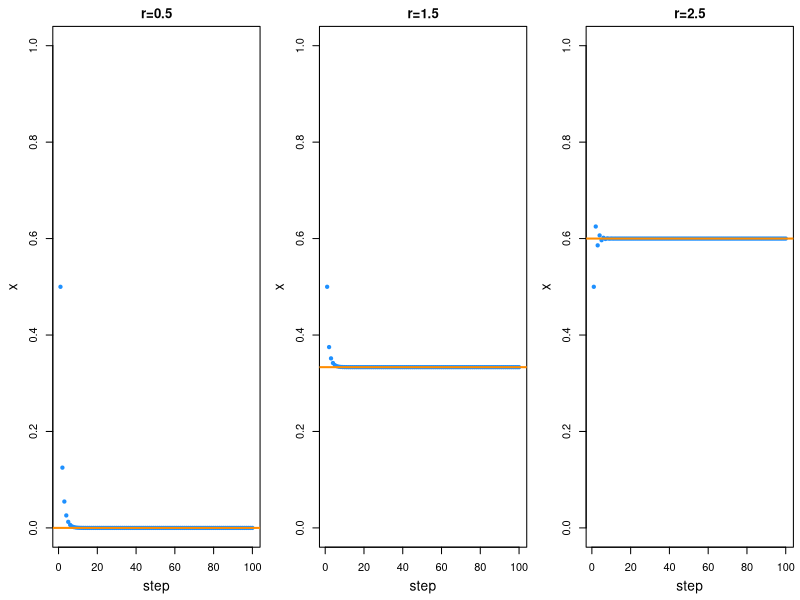
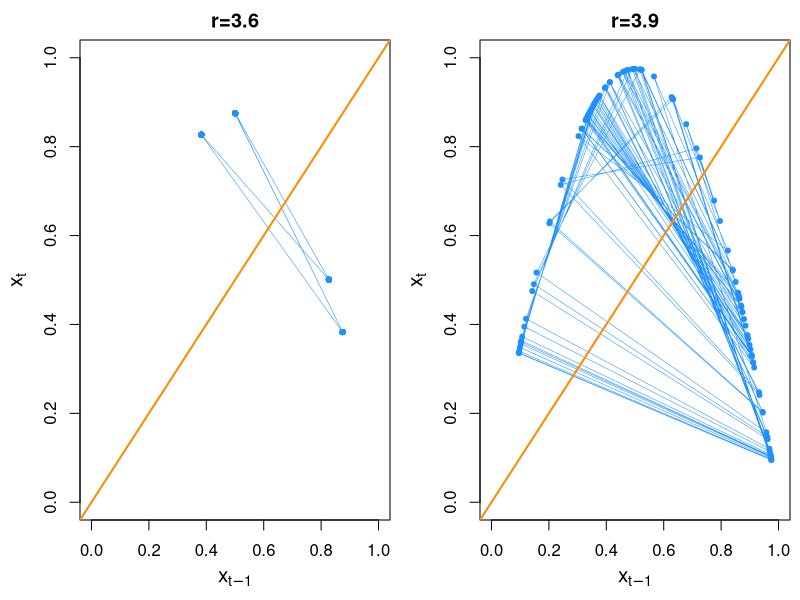
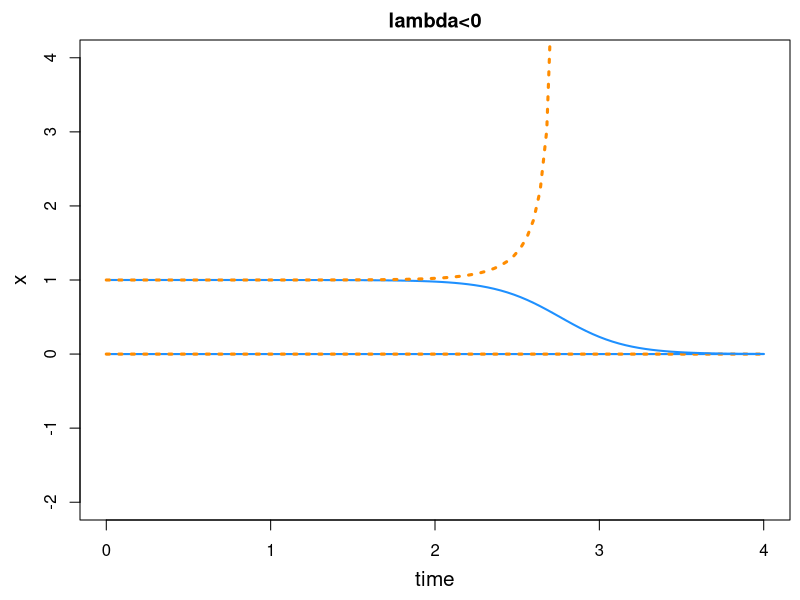
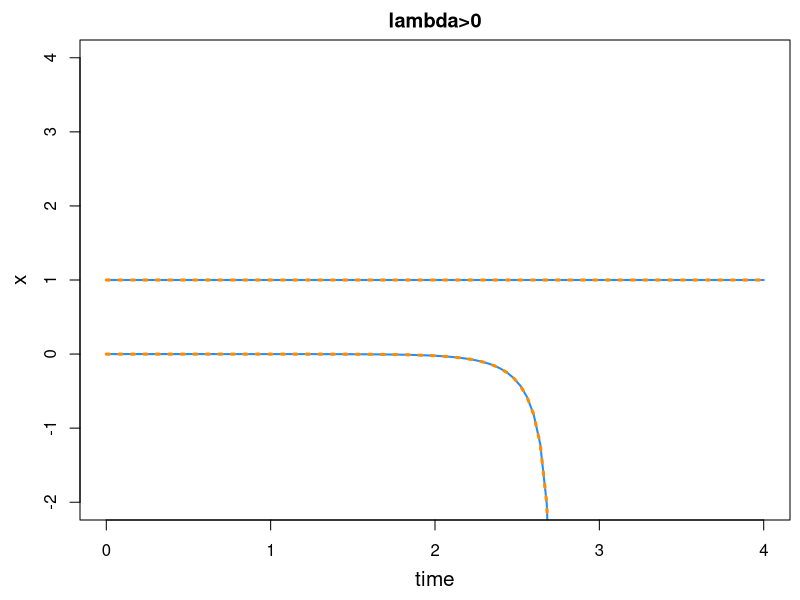

The R source for these figures, in order:
## ---- chunk 1
#knitr::opts_chunk$set(echo = TRUE)
#source("draw_matrix.R")
## ---- chunk 2
getRep <- function(init, steps, r) {
  x <- rep(0, steps)
  x[1] <- init
  for (i in 2:steps) {
    x[i] <- r * x[i - 1] * (1 - x[i - 1])
  }
  return(x)
}

steps = 100
x1 = getRep(0.5, steps, 0.5)
x2 = getRep(0.5, steps, 1.5)
x3 = getRep(0.5, steps, 2.5)

par(mar = c(4, 4, 2, 0.5)) # margin size
par(mgp = c(2.5, 1, 0)) # axis localtion
par(cex.lab = 1.25) # size of y axis label 
par(mfrow=c(1,3)) # 1x3 fig


plot(x1, xlab = "step", ylab = "x", main = "r=0.5", col = "dodgerblue",
     pch = 20, ylim = c(0, 1))
abline(h = 0, col = "#ff8c00", lwd = 2)

plot(x2, xlab = "step", ylab = "x", main = "r=1.5", col = "dodgerblue",
     pch = 20, ylim = c(0, 1))
abline(h = 1/3, col = "#ff8c00", lwd = 2)

plot(x3, xlab = "step", ylab = "x", main = "r=2.5", col = "dodgerblue",
     pch = 20, ylim = c(0, 1))
abline(h = 3/5, col = "#ff8c00", lwd = 2)
## ---- chunk 3
x = getRep(0.5, 100, 3.5)
xstm1 <- x[-length(x)]
xst <- x[-1]
y = getRep(0.5, 100, 3.9)
ystm1 <- y[-length(y)]
yst <- y[-1]

par(mar = c(4, 4, 2, 0.5)) # margin size
par(mgp = c(2.5, 1, 0)) # axis localtion
par(cex.lab = 1.25) # size of y axis label 
par(mfrow=c(1,2)) # 1x2

plot(xstm1, xst, xlab = expression(x[t - 1]), ylab = expression(x[t]),
     main = "r=3.6", col = "dodgerblue", pch = 20, xlim = c(0, 1), 
     ylim = c(0,1))
lines(xstm1, xst, col = "dodgerblue", lwd = 0.5)
abline(b = 1, a = 0, col = "#ff8c00", lwd = 2)

plot(ystm1, yst, xlab = expression(x[t - 1]), ylab = expression(x[t]),
     main = "r=3.9", col = "dodgerblue", pch = 20, xlim = c(0, 1), 
     ylim = c(0,1))
lines(ystm1, yst, col = "dodgerblue", lwd = 0.5)
abline(b = 1, a = 0, col = "#ff8c00", lwd = 2)
## ---- chunk 4
library(deSolve)
k = 1
lambda = -5
parms <- c()
my.atol <- c(1e-06)
times <- c(0:100)/25
sdiffeqns <- function(t, s, parms) {
  sd1 <- lambda * s[1] * (1 - s[1]/k)
  list(c(sd1))
}

# just below 0
out1m <- lsoda(c(0 - 1e-06), times, sdiffeqns, rtol = 1e-10, atol = my.atol)
# just above 0
out1p <- lsoda(c(0 + 1e-06), times, sdiffeqns, rtol = 1e-10, atol = my.atol)
# just below k
out2m <- lsoda(c(k - 1e-06), times, sdiffeqns, rtol = 1e-10, atol = my.atol)
# just above k
out2p <- lsoda(c(k + 1e-06), times, sdiffeqns, rtol = 1e-10, atol = my.atol)

plot(out1m, xlab = "time", ylab = "x", main = "lambda<0", col = "dodgerblue",
     lty = 1, lwd = 2, ylim = c(-2, 4), xlim = c(0, 4))
lines(out1m, col = "#ff8c00", lty = 3, lwd = 3)
lines(out2m, col = "dodgerblue", lty = 1, lwd = 2)
lines(out2p, col = "#ff8c00", lty = 3, lwd = 3)
## ---- chunk 5
library(deSolve)
k = 1
lambda = 5
parms <- c()
my.atol <- c(1e-06)
times <- c(0:100)/25
sdiffeqns <- function(t, s, parms) {
  sd1 <- lambda * s[1] * (1 - s[1]/k)
  list(c(sd1))
}

# just below 0
out1m <- lsoda(c(0 - 1e-06), times, sdiffeqns, rtol = 1e-10, atol = my.atol)
# just above 0
out1p <- lsoda(c(0 + 1e-06), times, sdiffeqns, rtol = 1e-10, atol = my.atol)
# just below k
out2m <- lsoda(c(k - 1e-06), times, sdiffeqns, rtol = 1e-10, atol = my.atol)
# just above k
out2p <- lsoda(c(k + 1e-06), times, sdiffeqns, rtol = 1e-10, atol = my.atol)

out1m <- lsoda(c(0 - 1e-06), times, sdiffeqns, rtol = 1e-10, atol = my.atol)
out1p <- lsoda(c(0 + 1e-06), times, sdiffeqns, rtol = 1e-10, atol = my.atol)
out2m <- lsoda(c(k - 1e-06), times, sdiffeqns, rtol = 1e-10, atol = my.atol)
out2p <- lsoda(c(k + 1e-06), times, sdiffeqns, rtol = 1e-10, atol = my.atol)
plot(out1m, xlab = "time", ylab = "x", main = "lambda>0", col = "dodgerblue",
     lty = 1, lwd = 2, ylim = c(-2, 4), xlim = c(0, 4))
lines(out1m, col = "#ff8c00", lty = 3, lwd = 3)
lines(out2m, col = "dodgerblue", lty = 1, lwd = 2)
lines(out2p, col = "#ff8c00", lty = 3, lwd = 3)
